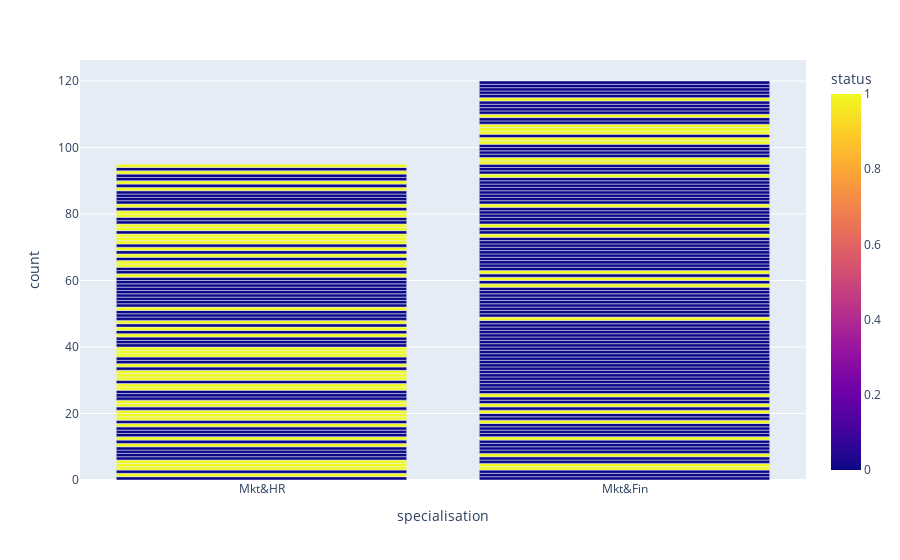

Notebook cell for this chart:
### Code cell
fig = px.bar(df, x="specialisation",color="status")
fig.show()

### Figure 1 — Plotly figure (JSON) as saved in the notebook; plotly's stock layout.template omitted (floating-point values rounded to 4 significant figures; data arrays with more than 128 entries replaced by an {"elided": "..."} marker saying what was removed)
{"data": [{"alignmentgroup": "True", "hovertemplate": "specialisation=%{x}<br>count=%{y}<br>status=%{marker.color}<extra></extra>", "legendgroup": "", "marker": {"color": {"elided": "215 int values"}, "coloraxis": "coloraxis", "pattern": {"shape": ""}}, "name": "", "offsetgroup": "", "orientation": "v", "showlegend": false, "textposition": "auto", "type": "bar", "x": {"elided": "215 str values"}, "xaxis": "x", "y": {"elided": "215 int values"}, "yaxis": "y"}], "layout": {"barmode": "relative", "coloraxis": {"colorbar": {"title": {"text": "status"}}, "colorscale": [[0, "#0d0887"], [0.1111, "#46039f"], [0.2222, "#7201a8"], [0.3333, "#9c179e"], [0.4444, "#bd3786"], [0.5556, "#d8576b"], [0.6667, "#ed7953"], [0.7778, "#fb9f3a"], [0.8889, "#fdca26"], [1, "#f0f921"]]}, "legend": {"tracegroupgap": 0}, "margin": {"t": 60}, "xaxis": {"anchor": "y", "domain": [0, 1], "title": {"text": "specialisation"}}, "yaxis": {"anchor": "x", "domain": [0, 1], "title": {"text": "count"}}}}
